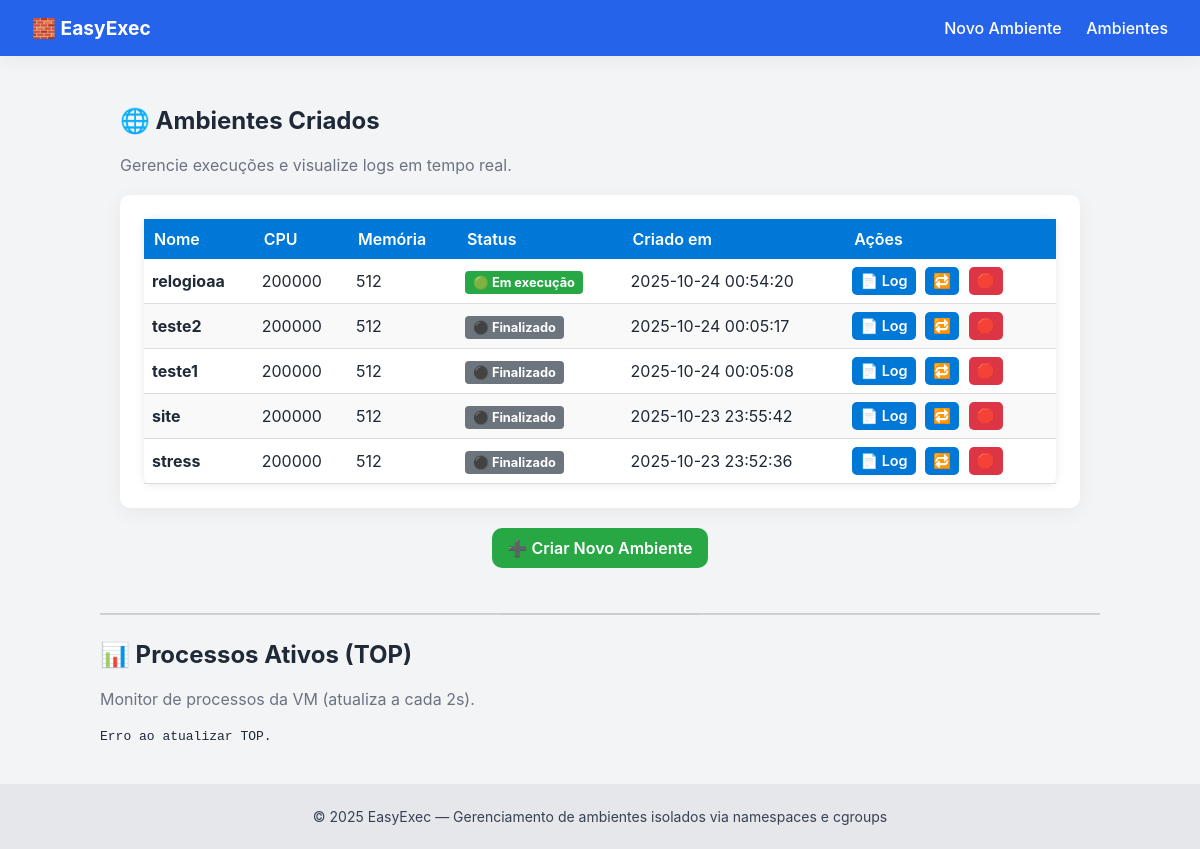
Page /list on the committed database.
### tables this page shows
CREATE TABLE envs
             (id INTEGER PRIMARY KEY AUTOINCREMENT,
              name TEXT,
              cpu TEXT,
              mem TEXT,
              status TEXT,
              created_at TEXT,
              log_path TEXT, command TEXT);

### app.py (the view)
@app.route("/list")
def list_envs():
    conn = sqlite3.connect(DB_PATH)
    cur  = conn.cursor()
    cur.execute("SELECT * FROM envs ORDER BY id DESC")
    rows = cur.fetchall()
    conn.close()
    return render_template("list.html", envs=rows)

### templates/list.html (shortened to what this page needs)
{% extends "base.html" %}
{% block content %}
<div class="dashboard">
  <h2>🌐 Ambientes Criados</h2>
  <p class="subtitle">Gerencie execuções e visualize logs em tempo real.</p>
  <div class="table-container">
    {% if envs %}
      <table class="styled-table">
        <thead>
          <tr>
            <th>Nome</th>
            <th>CPU</th>
            <th>Memória</th>
            <th>Status</th>
            <th>Criado em</th>
            <th>Ações</th>
          </tr>
        </thead>
        <tbody>
          {% for e in envs %}
          <tr>
            <td><strong>{{ e[1] }}</strong></td>
            <td>{{ e[2] }}</td>
            <td>{{ e[3] }}</td>
            <td>
              {% if e[4] == "executando" %}
                <span class="badge green">🟢 Em execução</span>
              {% elif e[4] == "reiniciado" %}
                <span class="badge blue">🔵 Reiniciado</span>
              {% else %}
                <span class="badge gray">⚫ Finalizado</span>
              {% endif %}
            </td>
            <td>{{ e[5] }}</td>
            <td class="actions">
              <a href="/log/{{ e[1] }}" class="btn small blue">📄 Log</a>
              <a href="/restart/{{ e[1] }}" class="btn small blue">🔁</a>
              <a href="/stop/{{ e[1] }}" class="btn small red">🛑</a>
            </td>
          </tr>
          {% endfor %}
        </tbody>
      </table>
    {% else %}
      <p class="empty">Nenhum ambiente criado ainda.</p>
    {% endif %}
  </div>
  <div class="center">
    <a href="/" class="btn primary">➕ Criar Novo Ambiente</a>
  </div>
</div>
<hr class="divider">
<h2>📊 Processos Ativos (TOP)</h2>
<p class="subtitle">Monitor de processos da VM (atualiza a cada 2s).</p>
<div id="top-container">
</div>
{% endblock %}

### templates/base.html (shortened to what this page needs)
<!DOCTYPE html>
<html lang="pt-br">
<head>
  <link rel="stylesheet" href="{{ url_for('static', filename='style.css') }}">
</head>
<body>
  <nav class="navbar">
    <div class="nav-left">
      <span class="logo">🧱 EasyExec</span>
    </div>
    <div class="nav-right">
      <a href="/" class="nav-link">Novo Ambiente</a>
      <a href="/list" class="nav-link">Ambientes</a>
    </div>
  </nav>
  <main class="content">
    {% block content %}{% endblock %}
  </main>
  <footer>
    <p>© 2025 EasyExec — Gerenciamento de ambientes isolados via namespaces e cgroups</p>
  </footer>
</body>
</html>

### static/style.css (style rules this page uses)
:root { --primary: #2563eb; --secondary: #22c55e; --danger: #ef4444; --background: #f3f4f6; --card-bg: #fff; --text: #1f2937; --radius: 10px; --shadow: 0 4px 20px rgba(0,0,0,0.05); }
body { font-family: "Inter", "Segoe UI", Roboto, Arial, sans-serif; margin: 0; background: var(--background); color: var(--text); }
.navbar { display: flex; justify-content: space-between; align-items: center; padding: 16px 32px; background: var(--primary); color: white; box-shadow: var(--shadow); }
.logo { font-weight: 700; font-size: 1.2rem; }
.nav-link { margin-left: 20px; color: white; text-decoration: none; font-weight: 500; transition: 0.2s; }
.content { max-width: 1000px; margin: 30px auto; padding: 0 20px; }
h2 { margin-top: 0; }
.subtitle { color: #6b7280; margin-bottom: 20px; }
.divider { text-align: center; color: #9ca3af; position: relative; margin: 10px 0; }
.divider::before, .divider::after { content: ""; position: absolute; width: 40%; height: 1px; background: #d1d5db; top: 50%; }
.divider::before { left: 0; }
.divider::after { right: 0; }
.btn, button { border: none; border-radius: var(--radius); padding: 10px 16px; text-decoration: none; font-weight: 600; cursor: pointer; display: inline-block; transition: 0.2s; color: white; }
.btn.primary, button.primary { background: var(--primary); }
.btn.red { background: var(--danger); }
.btn.small { font-size: 0.85rem; padding: 6px 10px; }
.table-container { background: var(--card-bg); padding: 24px; border-radius: var(--radius); box-shadow: var(--shadow); }
.styled-table { width: 100%; border-collapse: collapse; }
.styled-table th, .styled-table td { text-align: left; padding: 12px 14px; }
.styled-table th { background: var(--primary); color: white; font-weight: 600; }
.styled-table tr:nth-child(even) { background: #f9fafb; }
.actions a { margin-right: 6px; }
.badge { padding: 4px 10px; border-radius: 6px; color: white; font-size: 0.8rem; font-weight: 600; }
.badge.green { background: var(--secondary); }
.badge.gray { background: #6b7280; }
.center { text-align: center; margin-top: 20px; }
footer { background: #e5e7eb; color: #374151; text-align: center; padding: 10px; font-size: 14px; margin-top: 40px; }

### templates/list.html (style rules this page uses)
.dashboard { padding: 20px; }
.table-container { margin-top: 10px; }
.styled-table { width: 100%; border-collapse: collapse; background: #fff; box-shadow: 0 0 10px rgba(0,0,0,0.1); border-radius: 8px; }
.styled-table th { background: #0078d7; color: white; padding: 10px; }
.styled-table td { padding: 8px; border-bottom: 1px solid #ddd; }
.styled-table tr:nth-child(even) { background: #f9f9f9; }
.badge { padding: 4px 8px; border-radius: 4px; font-weight: bold; color: white; }
.badge.green { background: #28a745; }
.badge.gray { background: #6c757d; }
.actions a { margin-right: 5px; }
.btn.small { font-size: 0.9em; padding: 5px 8px; border-radius: 5px; }
.btn.red { background: #dc3545; color: white; }
.btn.blue { background: #0078d7; color: white; }
.btn.primary { background: #28a745; color: white; }
.divider { margin: 25px 0; border: none; height: 2px; background: #ccc; }

### rows in the picture
envs: name "relogioaa", cpu "200000", mem "512", status "🟢 Em execução", created_at "2025-10-24 00:54:20"
envs: name "teste2", cpu "200000", mem "512", status "⚫ Finalizado", created_at "2025-10-24 00:05:17"
envs: name "teste1", cpu "200000", mem "512", status "⚫ Finalizado", created_at "2025-10-24 00:05:08"
envs: name "site", cpu "200000", mem "512", status "⚫ Finalizado", created_at "2025-10-23 23:55:42"
envs: name "stress", cpu "200000", mem "512", status "⚫ Finalizado", created_at "2025-10-23 23:52:36"
